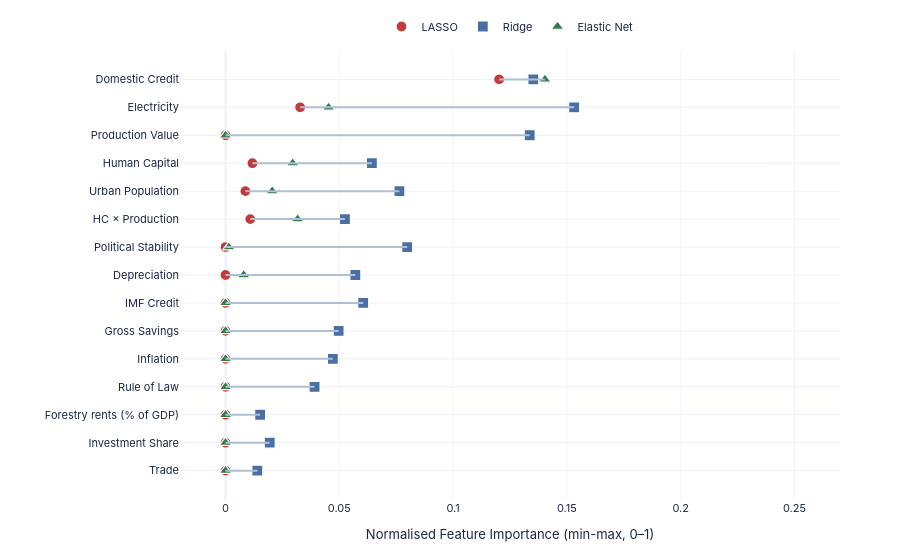

The code cell stored with this chart in its notebook:
### Markdown cell above
## Fig 7 — Feature Importance Consensus (LASSO / Ridge / Elastic Net)

### Code cell
d = imp_show.head(15).iloc[::-1].reset_index(drop=True)
lin_models = ['LASSO', 'Ridge', 'Elastic Net']
symbols = {'LASSO': 'circle', 'Ridge': 'square', 'Elastic Net': 'triangle-up'}
colors  = {'LASSO': PAL['red'], 'Ridge': PAL['blue'], 'Elastic Net': PAL['green']}

fig7 = go.Figure()
for _, row in d.iterrows():
    vals = [row[m] for m in lin_models if not np.isnan(row[m])]
    if len(vals) >= 2:
        fig7.add_shape(type='line',
                       x0=min(vals), x1=max(vals), y0=row['Short'], y1=row['Short'],
                       line=dict(color='#b0c0d4', width=2))

for m in lin_models:
    fig7.add_trace(go.Scatter(
        x=d[m], y=d['Short'], mode='markers', name=m,
        marker=dict(symbol=symbols[m], color=colors[m], size=11,
                    line=dict(width=1.2, color='white')),
        hovertemplate=f'%{{y}}: %{{x:.3f}}<extra>{m}</extra>',
    ))

fig7.update_layout(**base_layout(
    height=560, margin=dict(l=180, r=60, t=40, b=60),
    xaxis=dict(title='Normalised Feature Importance (min-max, 0\u20131)',
               gridcolor=GRID, gridwidth=0.5, range=[-0.02, 0.27]),
    yaxis=dict(tickfont=dict(size=11)),
    legend=dict(orientation='h', yanchor='bottom', y=1.02, xanchor='center', x=0.5,
                font=dict(size=11)),
))
save(fig7, '07_ml_feature_importance_consensus', w=1200, h=560)
fig7.show(config=CFG)

### Figure 1 — Plotly figure (JSON) as saved in the notebook; plotly's stock layout.template omitted (floating-point values rounded to 4 significant figures)
{"data": [{"hovertemplate": "%{y}: %{x:.3f}<extra>LASSO</extra>", "marker": {"color": "#c23a3a", "line": {"color": "white", "width": 1.2}, "size": 11, "symbol": "circle"}, "mode": "markers", "name": "LASSO", "type": "scatter", "x": [0.0, 0.0, 0.0, 0.0, 0.0, 0.0, 0.0, 0.0, 0.0, 0.01086, 0.008708, 0.01182, 0.0, 0.0328, 0.1202], "y": ["Trade", "Investment Share", "Forestry rents (% of GDP)", "Rule of Law", "Inflation", "Gross Savings", "IMF Credit", "Depreciation", "Political Stability", "HC × Production", "Urban Population", "Human Capital", "Production Value", "Electricity", "Domestic Credit"]}, {"hovertemplate": "%{y}: %{x:.3f}<extra>Ridge</extra>", "marker": {"color": "#4a6fa5", "line": {"color": "white", "width": 1.2}, "size": 11, "symbol": "square"}, "mode": "markers", "name": "Ridge", "type": "scatter", "x": [0.01399, 0.01942, 0.0152, 0.03912, 0.04716, 0.04969, 0.0605, 0.05706, 0.07983, 0.05247, 0.07641, 0.06432, 0.1337, 0.1532, 0.1352], "y": ["Trade", "Investment Share", "Forestry rents (% of GDP)", "Rule of Law", "Inflation", "Gross Savings", "IMF Credit", "Depreciation", "Political Stability", "HC × Production", "Urban Population", "Human Capital", "Production Value", "Electricity", "Domestic Credit"]}, {"hovertemplate": "%{y}: %{x:.3f}<extra>Elastic Net</extra>", "marker": {"color": "#2e7d4a", "line": {"color": "white", "width": 1.2}, "size": 11, "symbol": "triangle-up"}, "mode": "markers", "name": "Elastic Net", "type": "scatter", "x": [0.0, 0.0, 0.0, 0.0, 0.0, 0.0, 0.0, 0.007992, 0.001484, 0.03169, 0.0205, 0.02954, 0.0, 0.04529, 0.1403], "y": ["Trade", "Investment Share", "Forestry rents (% of GDP)", "Rule of Law", "Inflation", "Gross Savings", "IMF Credit", "Depreciation", "Political Stability", "HC × Production", "Urban Population", "Human Capital", "Production Value", "Electricity", "Domestic Credit"]}], "layout": {"font": {"color": "#1a2744", "family": "IBM Plex Sans, -apple-system, BlinkMacSystemFont, sans-serif", "size": 11}, "height": 560, "legend": {"font": {"size": 11}, "orientation": "h", "x": 0.5, "xanchor": "center", "y": 1.02, "yanchor": "bottom"}, "margin": {"b": 60, "l": 180, "r": 60, "t": 40}, "paper_bgcolor": "#ffffff", "plot_bgcolor": "#ffffff", "shapes": [{"line": {"color": "#b0c0d4", "width": 2}, "type": "line", "x0": 0, "x1": 0.01399, "y0": "Trade", "y1": "Trade"}, {"line": {"color": "#b0c0d4", "width": 2}, "type": "line", "x0": 0, "x1": 0.01942, "y0": "Investment Share", "y1": "Investment Share"}, {"line": {"color": "#b0c0d4", "width": 2}, "type": "line", "x0": 0, "x1": 0.0152, "y0": "Forestry rents (% of GDP)", "y1": "Forestry rents (% of GDP)"}, {"line": {"color": "#b0c0d4", "width": 2}, "type": "line", "x0": 0, "x1": 0.03912, "y0": "Rule of Law", "y1": "Rule of Law"}, {"line": {"color": "#b0c0d4", "width": 2}, "type": "line", "x0": 0, "x1": 0.04716, "y0": "Inflation", "y1": "Inflation"}, {"line": {"color": "#b0c0d4", "width": 2}, "type": "line", "x0": 0, "x1": 0.04969, "y0": "Gross Savings", "y1": "Gross Savings"}, {"line": {"color": "#b0c0d4", "width": 2}, "type": "line", "x0": 0, "x1": 0.0605, "y0": "IMF Credit", "y1": "IMF Credit"}, {"line": {"color": "#b0c0d4", "width": 2}, "type": "line", "x0": 0, "x1": 0.05706, "y0": "Depreciation", "y1": "Depreciation"}, {"line": {"color": "#b0c0d4", "width": 2}, "type": "line", "x0": 0, "x1": 0.07983, "y0": "Political Stability", "y1": "Political Stability"}, {"line": {"color": "#b0c0d4", "width": 2}, "type": "line", "x0": 0.01086, "x1": 0.05247, "y0": "HC × Production", "y1": "HC × Production"}, {"line": {"color": "#b0c0d4", "width": 2}, "type": "line", "x0": 0.008708, "x1": 0.07641, "y0": "Urban Population", "y1": "Urban Population"}, {"line": {"color": "#b0c0d4", "width": 2}, "type": "line", "x0": 0.01182, "x1": 0.06432, "y0": "Human Capital", "y1": "Human Capital"}, {"line": {"color": "#b0c0d4", "width": 2}, "type": "line", "x0": 0, "x1": 0.1337, "y0": "Production Value", "y1": "Production Value"}, {"line": {"color": "#b0c0d4", "width": 2}, "type": "line", "x0": 0.0328, "x1": 0.1532, "y0": "Electricity", "y1": "Electricity"}, {"line": {"color": "#b0c0d4", "width": 2}, "type": "line", "x0": 0.1202, "x1": 0.1403, "y0": "Domestic Credit", "y1": "Domestic Credit"}], "xaxis": {"gridcolor": "#e5e7eb", "gridwidth": 0.5, "range": [-0.02, 0.27], "title": {"text": "Normalised Feature Importance (min-max, 0–1)"}}, "yaxis": {"tickfont": {"size": 11}}}}
